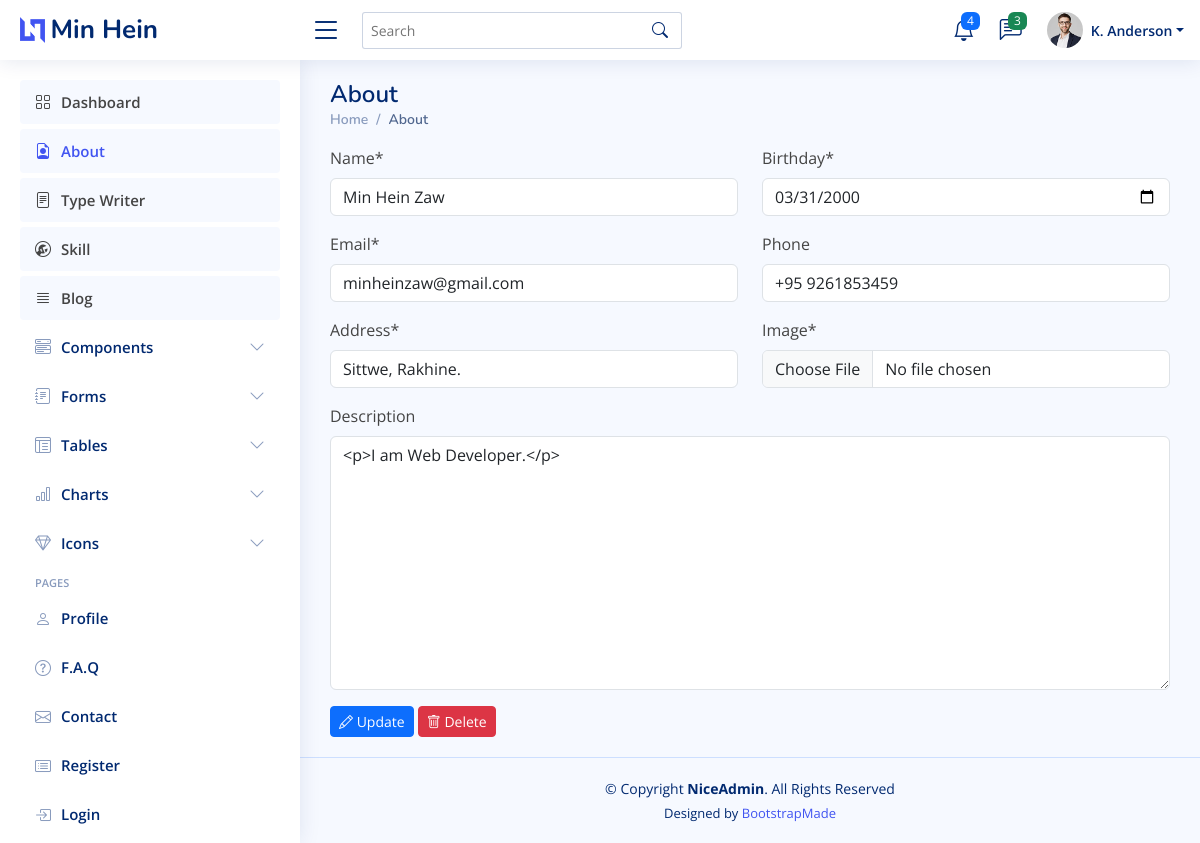
The app's page /dashboard/about/ with its own data.
### dashboard/models.py (models this page shows, shortened)
class About(models.Model):
    name = models.CharField(max_length=50, null=True)
    birthday = models.DateField(null=True)
    email = models.EmailField(null=True)
    phone = models.CharField(max_length=15, null=True, blank=True)
    address = models.CharField(max_length=200, null=True)
    description = RichTextUploadingField(null=True, blank=True)
    image = models.ImageField(upload_to="about_image/", null=True)
    created_at = models.DateTimeField(auto_now=True)
    updated_at = models.DateTimeField(auto_now_add=True)
    slug = models.SlugField(max_length=255, null=False,blank=True,unique=True,editable=False,)

### dashboard/views.py (the view)
# urls.py: path('about/', views.about, name="about"),
def about(request):
    forms = AboutForm()
    about = About.objects.first()
    if not about:
        if request.method == "POST":
            form = AboutForm(request.POST, request.FILES)
            if form.is_valid():
                form.save()
                messages.success(request, 'About Has been added successfully!')
                return redirect('about')
        context = {'forms':forms, 'about':about}
        return render(request, 'dashboard/about/about.html', context)
    else:
        about = About.objects.latest('id')
        forms = AboutForm(instance=about)
        if request.method == "POST":
            form = AboutForm(request.POST, request.FILES, instance=about)
            if form.is_valid():
                form.save()
                messages.success(request, 'About {} has been updated successfully!'.format(about.name))
                return redirect('about')
        context = {'about':about, 'forms':forms}
        return render(request, 'dashboard/about/about.html', context)

### dashboard/forms.py
class AboutForm(forms.ModelForm):
    class Meta:
        model = About
        fields = "__all__"
        widgets = {
            'name':forms.TextInput(attrs=({'placeholder':'Enter Your Name..'})),
            'birthday':forms.DateInput(attrs=({'type':'date'})),
            'email':forms.EmailInput(attrs=({'placeholder':'Enter Your Email..'})),
            'phone':forms.TextInput(attrs=({'placeholder':'Enter Your Phone..'})),
            'address':forms.TextInput(attrs=({'placeholder':'Enter Your Address..'})),
            'description':forms.Textarea(attrs=({'placeholder':'Enter Your Description..'})),
            'image':forms.FileInput(attrs={'id': 'imageInput','type':'file'}),
        }

### dashboard/templates/dashboard/about/about.html (shortened to what this page needs)
{% extends 'dashboard/main.html' %}
{% load crispy_forms_tags %}
{% block content %}
<div class="pagetitle">
    <h1>About</h1>
    <nav>
      <ol class="breadcrumb">
        <li class="breadcrumb-item"><a href="{% url 'dashboard' %}">Home</a></li>
        <li class="breadcrumb-item active">About</li>
      </ol>
    </nav>
  </div>
  {% if not about %}
    <form action="" method="post" enctype="multipart/form-data">
         {% csrf_token %}
         <div class="row">
            <div class="col-md-6">
                {{ forms.name|as_crispy_field }}
            </div>
            <div class="col-md-6">
                {{ forms.birthday|as_crispy_field }}
            </div>
            <div class="col-md-6">
                {{ forms.email|as_crispy_field }}
            </div>
            <div class="col-md-6">
                {{ forms.phone|as_crispy_field }}
            </div>
            <div class="col-md-6">
              {{ forms.address|as_crispy_field }}
            </div>
            <div class="col-md-6">
              {{ forms.image|as_crispy_field }}
            </div>
         </div>
         {{forms.media}}
         {{ forms.description|as_crispy_field }}
         <button type="submit" class="btn btn-primary btn-sm">
          <i class="bi bi-plus-circle"></i> Create</button>
    </form>
  {% else %}
    <form action="" method="post">
      <div class="row">
        <div class="col-md-6">
            {{ forms.name|as_crispy_field }}
        </div>
        <div class="col-md-6">
            {{ forms.birthday|as_crispy_field }}
        </div>
        <div class="col-md-6">
            {{ forms.email|as_crispy_field }}
        </div>
        <div class="col-md-6">
            {{ forms.phone|as_crispy_field }}
        </div>
        <div class="col-md-6">
          {{ forms.address|as_crispy_field }}
        </div>
        <div class="col-md-6">
          {{ forms.image|as_crispy_field }}
        </div>
      </div>
      {{ forms.description|as_crispy_field }}
      <button type="submit" class="btn btn-primary btn-sm">
        <i class="bi bi-pencil"></i> Update
      </button>
      <a href="{% url 'about_delete' about.slug %}" class="btn btn-danger btn-sm">
        <i class="bi bi-trash"></i> Delete</a>
    </form>
  {% endif %}
{% endblock content %}

### static/assets/css/style.css (style rules this page uses)
:root { scroll-behavior: smooth; }
body { font-family: "Open Sans", sans-serif; background: #f6f9ff; color: #444444; }
h1, h2, h3, h4, h5, h6 { font-family: "Nunito", sans-serif; }
.pagetitle { margin-bottom: 10px; }
.pagetitle h1 { font-size: 24px; margin-bottom: 0; font-weight: 600; color: #012970; }
.breadcrumb { font-size: 14px; font-family: "Nunito", sans-serif; color: #899bbd; font-weight: 600; }
.breadcrumb a { color: #899bbd; transition: 0.3s; }
.breadcrumb .breadcrumb-item::before { color: #899bbd; }
.breadcrumb .active { color: #51678f; font-weight: 600; }

### records on screen
About: name "Min Hein Zaw", birthday "03/31/2000", email "minheinzaw@gmail.com", phone "+95 9261853459", address "Sittwe, Rakhine.", description "<p>I am Web Developer.</p>"
